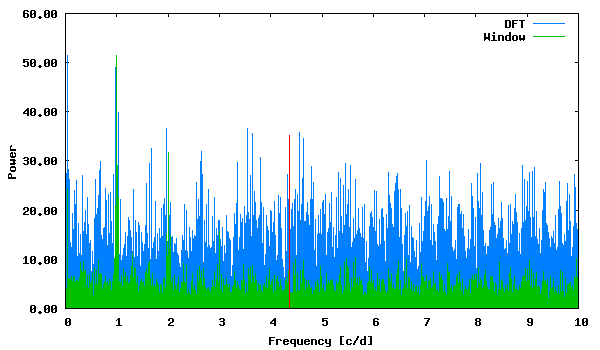

The gnuplot source for this figure:
set term png size 600,350 medium
set colors classic
set output "phase_lc_17.deeming.png"
set xlabel "Frequency [c/d]"
set ylabel "Power"
set format y "%5.2f"
plot "deeming.periodogram" using 1:2 with lines linecolor 3 title "DFT", "deeming.periodogram" using 1:3 with lines linecolor 2 title "Window", "<echo '4.361052 35.17979012'" with impulses linecolor 1 title ""
 
